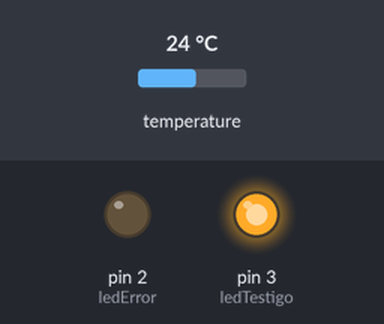
Recording of a sketch running on a simulated Arduino Uno, built with avr-gcc and run on an emulated ATmega328P. Parts: output pins drawn as LEDs (lit = HIGH). Wiring (inferred from the names in the program): DS1307 clock at I2C address 0x68. The test bench sets the inputs (shaded band); at power-on: temperature 24 °C. The local clock reads 2024-03-15 10:24:30 at power-on unless the sketch sets it; storage starts empty.

Above: at 12.3 s.
At 13.3 s:
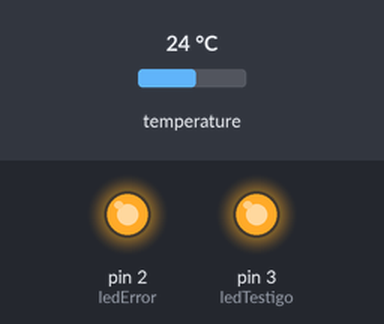
At 35.4 s:
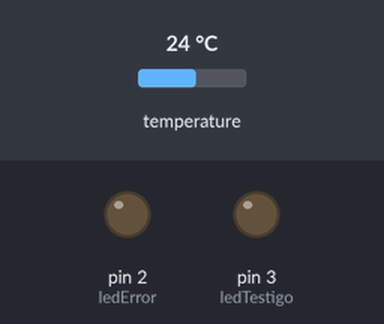
Timing chart, 0 to 36.9 s (numbered marks = the images above):
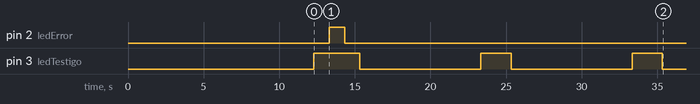

Measured:
- by itself, pin 2 (ledError): LOW → HIGH at 13.3 s, → LOW 1.0 s later
- by itself, pin 3 (ledTestigo): repeats every 10.0 s: LOW 8.0 s, HIGH 2.0 s

The sketch:

Datalogger.ino
```cpp
/*
 * Se necesita instalar las librerías OneWire y LowPower
 * se puede descargar desde http://playground.arduino.cc/Learning/OneWire
 * y https://github.com/rocketscream/Low-Power
 * se descomprime la carpeta en la carpeta de librerías de Arduino, por lo regular
 * es la ruta C:\Program Files (x86)\Arduino\libraries
 * David Cuy
 *
 * PINES de conexión del arduino
 * A4 - SDA del RTC
 * A5 - SCL del RTC
 * 9  - Slave Select (SS) de la microSD
 * 11 - MOSI de la microSD
 * 12 - MISO de la microSD
 * 13 - SCK de la microSD
 * 8  - Pin de entrada de los sensores de temperatura DS18B20
 */

#include <SPI.h>        /// Librería para uso de protocolo SPI, usada para leer la microSD
#include <SD.h>         /// Librería para manejar tarjetas SD - MicroSD.
#include <OneWire.h>    /// Librería del protocolo OneWire que usa el sensor DS18B20
#include "DS18B20.h"    /// Librería del sensor de temperatura DS18B20, debe estar en la misma carpeta que el archino Datalogger.ino
#include "Wire.h"       /// Librería I2C para el Reloj de tiempo real (RTC) DS1307
#include "LowPower.h"   /// Libreria para entrar en Modo Sleep

#define RTC_ADDRESS 0x68   /// Dirección I2C del RTC

/// Estructura para manejar de manera más cómoda el RTC
struct Date{
  byte second;
  byte minute;
  byte hour;
  byte dayOfWeek;
  byte dayOfMonth;
  byte month;
  byte year;
};

OneWire ow(8);        /// Recurso del protocolo OneWire
DS18B20 Sensor(&ow);  /// Se inicializa la entrada del Sensor DS18B20, se la dirección de memoria del recurso OneWire
Date today;

uint8_t NumberOfDevices = 0;            /// Número de sensores de temperatura utilizados
uint8_t Devices[8][2];                  /// Dirección de cada uno de los sensores de temperatura (2 sensores) cada uno de 8 bytes
const int chipSelect = 9;               /// Chip select utilizado para la activacion de la MicroSD card
byte minutoComp = 36;
byte horaComp = 10;
byte date[] = {0, minutoComp, horaComp, 3, 18, 10, 16}; /// Segundo, minutos, horas, día de la semana (Sun=1), día del mes, mes, año, 0x10 set 1HZ square wave

byte decToBcd(byte val);                /// Convierte valor decimal a BCD
byte bcdToDec(byte val);                /// Convierte valor BCD a decimal
void setRTCtime(byte* date);         /// Inicia el reloj en el RTC
void readRTCtime(byte *second, byte *minute, byte *hour, byte *dayOfWeek, byte *dayOfMonth, byte *month, byte *year);  /// Lee el valor actual del RTC
String displayTime();                   /// Devuelve una cadena con formato de fecha

int ledTestigo = 3;
int ledError = 2;
bool error = false;

int count = 0;
//---------------------VOID SETUP()--------------------------------------
void setup() {
  Wire.begin();
  //Serial.begin(9600);
  pinMode(ledTestigo, OUTPUT);
  pinMode(ledError,OUTPUT);

  //setRTCtime(date);

  while(!SD.begin(chipSelect)){
    //Serial.println("Card failed, or not present");
    digitalWrite(ledError,HIGH);
    delay(2000);
    digitalWrite(ledError,LOW);
    delay(1000);
    count++;
  }

  delay(1000);
  //Serial.println(displayTime());
  readRTCtime(&today);
  horaComp = today.hour;
  minutoComp = today.minute;

  NumberOfDevices = Sensor.GetDevicesCount(); // La librería tiene capacidad de devolver los números de dispositivos conectados al bus
  //Serial.print("Number of sensors connected: ");
  //Serial.println(NumberOfDevices);

  Sensor.Flush();
  delay(2000);
}//---------------------FIN VOID SETUP()--------------------------------------
//----------------------------------------------------------------------------

//---------------------VOID LOOP()--------------------------------------------
void loop() {
  do{
    readRTCtime(&today);
    delay(1000);
    digitalWrite(ledTestigo,LOW);
    LowPower.powerDown(SLEEP_8S, ADC_OFF, BOD_OFF);
    digitalWrite(ledTestigo,HIGH);
    delay(1000);

    /*if(count >= 6)
    {
      //Serial.println("Error");
      //Serial.println(displayTime());
      //Serial.print("SetPoint: ");
      //Serial.println(minutoComp);
      digitalWrite(ledError,HIGH);
      count == 0;
    }
    else
      count++;*/

  //}while(today.minute != minutoComp);
  }while(today.hour != horaComp);
  //Serial.println(displayTime());

  Lectura_Guardado();
  count = 0;

  /*if  (minutoComp < 59) {  minutoComp++;   }
  else { minutoComp = 0; }*/

  if(horaComp <23) { horaComp++;}
  else {horaComp = 0; }

} //---------------------FIN VOID LOOP()--------------------------------------
//----------------------------------------------------------------------------

void Lectura_Guardado(){
  digitalWrite(ledError,HIGH);
  // Imprime el valor de temperatura obtenida por cada uno de los sensores ------------
  //Serial.println(displayTime());
  String dataString = "";
  dataString += displayTime();
  dataString += ",";

  for(int i = 0; i < NumberOfDevices; i++)
  {
    float temp = Sensor.GetTempC(Devices[i]);

    /*Serial.print("Device["); Serial.print(i); Serial.print("]:");
    for(int j = 0; j < 8; j++)
    {
      Serial.write(' ');
      Serial.print(Devices[i][j], HEX);
    }
    //Serial.println();
    Serial.print("   ---   Temperatura: ");
    Serial.print(temp); Serial.println(" °C");
    */

    dataString += String(temp);     // Se almacena los datos en un string para escribir posteriormente en la SD
    if (i < (NumberOfDevices - 1)) {
      dataString += ",";
    }
  }//Fin FOR --- Almaceno los valores de temp en la variable "dataString" con el formato
  //------------------------------------------------------------------
  Sensor.Flush();

  File daFile = SD.open("Datos.csv",FILE_WRITE);

  if(daFile)         // Si existe el archivo, agrega la línea de los valores de temperatura
  {
    daFile.println(dataString);
    daFile.close();
  }
  else {
    for(int i = 0; i < 20; i++)
    {
      digitalWrite(ledError,HIGH);
      delay(500);
      digitalWrite(ledError,LOW);
      delay(500);
    }
  }
    digitalWrite(ledError,LOW);
  }//----FIN void Lectura_Guardado()-----


//---------------------FUNCIONES--------------------------------
//--------------------------------------------------------------
/*El RTC maneja formato BCD, por tanto se necesita la funcion para poder escribir una fecha */
byte decToBcd(byte val) { return( (val/10*16) + (val%10) ); }

//-----------------------------------
/*El RTC maneja formato BCD, por tanto se necesita la función para poder leer fechas */
byte bcdToDec(byte val){ return( (val/16*10) + (val%16) ); }

//-----------------------------------
/*Escribe o cambia el valor del RTC, leer la hoja de datos */
void setRTCtime(byte*date) {
  Wire.beginTransmission(RTC_ADDRESS);
  Wire.write(0); // set next input to start at the seconds register
  for(int i = 0; i < 7; i++)
  {
    Wire.write(decToBcd(date[i]));
  }
  //Wire.write(0x01); //Wire.write(0x10);
  Wire.endTransmission();
}

//-----------------------------------
void readRTCtime(Date* today)
{
  Wire.beginTransmission(RTC_ADDRESS);
  Wire.write(0);
  Wire.endTransmission();
  Wire.requestFrom(RTC_ADDRESS, 7);

  today->second = bcdToDec(Wire.read() & 0x7f);
  today->minute = bcdToDec(Wire.read());
  today->hour = bcdToDec(Wire.read() & 0x3f);
  today->dayOfWeek = bcdToDec(Wire.read());
  today->dayOfMonth = bcdToDec(Wire.read());
  today->month = bcdToDec(Wire.read());
  today->year = bcdToDec(Wire.read());
}

//-----------------------------------
String displayTime()
{
  String strTime = "";
  Date today;
  readRTCtime(&today);

  strTime += today.dayOfMonth;
  strTime += "-";
  strTime += today.month;
  strTime += "-";
  strTime += today.year;
  strTime += ",";
  strTime += today.hour;
  strTime += ":";
  strTime += today.minute;
  strTime += ":";
  strTime += today.second;
  strTime.trim();

  return strTime;
}//-------fin displayTime----------------------------
```

DS18B20.cpp
```cpp
#include "DS18B20.h"
#include "Arduino.h"

/**
 * Constructor
 */
DS18B20::DS18B20(OneWire* _sensor)
{
  _Sensor = _sensor;
  devices = 0;

  begin();
}

/**
 * Busca los sensores válidos en el bus y aumenta el
 * contador de número de dispositivos por cada nuevo
 */
void DS18B20::begin()
{
  uint8_t deviceAddress[8];

  _Sensor->reset_search();
  devices = 0;

  while(_Sensor->search(deviceAddress))
  {
    if(validAddress(deviceAddress))
    {
      devices++;
    }
  }
}

/**
 * Retorna el número de dispositivos encontrados
 */
uint8_t DS18B20::GetDevicesCount()
{
  return devices;
}

/**
 * Verifica que la dirección del sensor sea válida
 */
bool DS18B20::validAddress(uint8_t* address)
{
  return (_Sensor->crc8(address, 7) == address[7]);
}

/**
 * Obtiene la dirección del sensor
 */
bool DS18B20::GetDeviceAddress(uint8_t* address, uint8_t index)
{
  uint8_t counter = 0;

  _Sensor->reset_search();

  while(counter <= index && _Sensor->search(address))
  {
    if(counter == index && validAddress(address))
    {
      return true;
    }
    counter++;
  }

  _Sensor->reset_search();
  return false;
}

/**
 * Obtiene la familia del sensor
 */
uint8_t DS18B20::GetFamily(uint8_t* address)
{
  uint8_t type_s = NOVALIDSENSOR;

  switch (address[0])
  {
    case DS18S20MODEL:
      type_s = DS18S20SENSOR;
      break;
    case DS18B20MODEL:
      type_s = DS18B20SENSOR;
      break;
    case DS1822MODEL:
      type_s = DS1822SENSOR;
      break;
    case DS1825MODEL:
      type_s = DS1825SENSOR;
      break;
  }

  return type_s;
}

/**
 * Espera a que 1 sensor termine de leer temperatura, la
 * tarea es asíncrona
 */
bool DS18B20::waitForConvertion()
{
  unsigned long now = millis();
  while(millis() - WAIT < now);
}

/**
 * Obtiene el valor crudo (en bytes) de temperatura
 */
int16_t DS18B20::getRawTemp(uint8_t* address)
{
  byte present = 0;
  byte data[12];

  _Sensor->search(address);
  _Sensor->reset();
  _Sensor->select(address);
  _Sensor->write(STARTCONV, 1);

  waitForConvertion();

  present = _Sensor->reset();
  _Sensor->select(address);
  _Sensor->write(READSCRATCH);

  for(int i = 0; i < 9; i++)
  {
    data[i] = _Sensor->read();
  }

  _Sensor->crc8(data, 8);

  int16_t raw = (data[1] << 8) | data[0];

  if(GetFamily(address) == DS18S20SENSOR)
  {
    raw = raw << 3; // 9 bit resolution default
    if (data[7] == 0x10) {
      // "count remain" gives full 12 bit resolution
      raw = (raw & 0xFFF0) + 12 - data[6];
    }
  }
  else
  {
    byte cfg = (data[4] & 0x60);
    // at lower res, the low bits are undefined, so let's zero them
    if (cfg == 0x00) raw = raw & ~7;  // 9 bit resolution, 93.75 ms
    else if (cfg == 0x20) raw = raw & ~3; // 10 bit res, 187.5 ms
    else if (cfg == 0x40) raw = raw & ~1; // 11 bit res, 375 ms
    //// default is 12 bit resolution, 750 ms conversion time
  }

  return raw;
}

/**
 * Convierte el valor en bytes de temperatura (en grados
 * centígrados) a flotante
 */
float DS18B20::GetTempC(uint8_t* address)
{
  return (float)getRawTemp(address) / 16.0;
}

/**
 * Vacía el bufer de lectura/escritura del sensor
 */
void DS18B20::Flush()
{
  _Sensor->reset_search();
  delay(250);
}
```

DS18B20.h
```cpp
#ifndef DS18B20_h
#define DS18B20_h

#include <OneWire.h>

#define WAIT 750

#define STARTCONV       0x44  // Informa al dispostivo que se haran lecturas de temperatura
#define READSCRATCH     0xBE  // Lee la EEPROM
#define WRITESCRATCH    0x4E  // Escribe la EEPROM
#define RECALLSCRATCH   0xB8  // Recarga desde el último conocido
#define READPOWERSUPPLY 0xB4  // Determina si el dispositivo necesita una carga parásita
#define ALARMSEARCH     0xEC  // Bus de consulta para los dispositivos que manejan alarma

#define DS18S20SENSOR 0x01    // Sensor DS18S20
#define DS18B20SENSOR 0x02    // Sensor DS18B20**
#define DS1822SENSOR  0x03    // Sensor DS1822
#define DS1825SENSOR  0x04    // Sensor DS1825
#define NOVALIDSENSOR  0x04   // Sensor no válido

#define DS18S20MODEL 0x10     // Modelo DS18S20
#define DS18B20MODEL 0x28     // Modelo DS18B20
#define DS1822MODEL  0x22     // Modelo DS1822
#define DS1825MODEL  0x3B     // Modelo DS1825

class DS18B20
{
  public:
    DS18B20(OneWire*);            // Constructor
    uint8_t GetDevicesCount();    // Obtiene el número de dispositivos en el Bus
    bool GetDeviceAddress(uint8_t* address, uint8_t index); // Obtiene la dirección del dispositivo
    uint8_t GetFamily(uint8_t* address);  // Obtiene la familia del sensor
    float GetTempC(uint8_t*);     // Obtiene la temperatura en *C
    void Flush();                 // Vacía el búfer

  private:
    uint8_t devices;             // Dispositivos
    OneWire* _Sensor;            // Recurso de OneWire
    void begin(void);            // Inicializa el sensor
    bool validAddress(uint8_t* address);  // Verifica que la dirección sea válida
    bool waitForConvertion();    // Espera a que el sensor devuelva el valor de temperatura ** Asíncrono
    int16_t getRawTemp(uint8_t* address); // Obtiene el valor crudo (en bytes) de la temperatura
};
#endif
```
